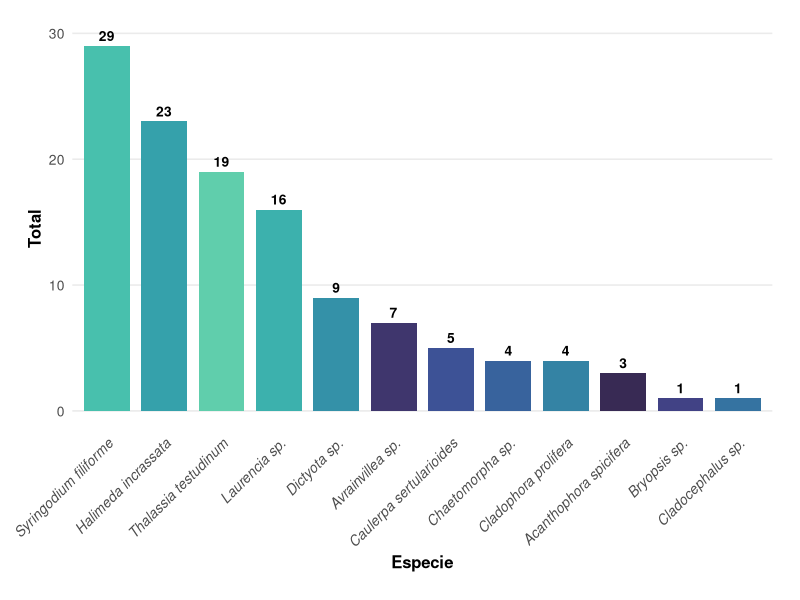
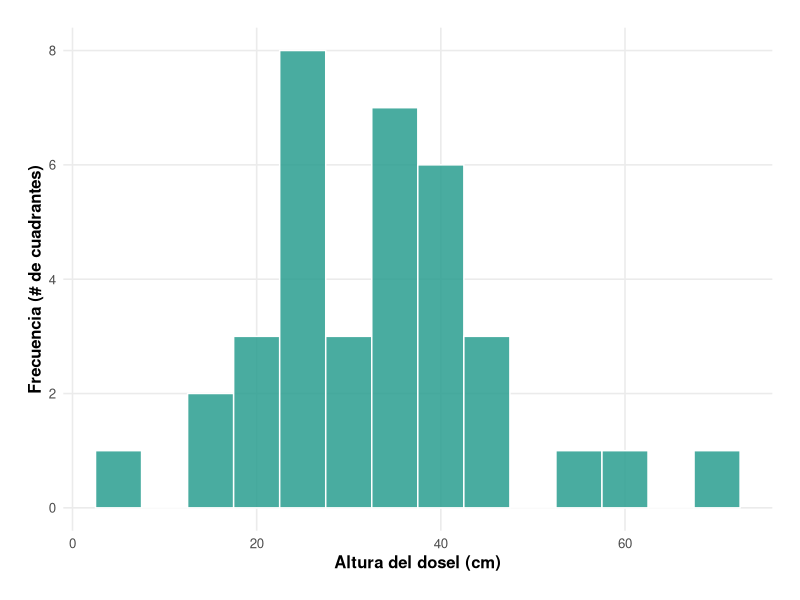
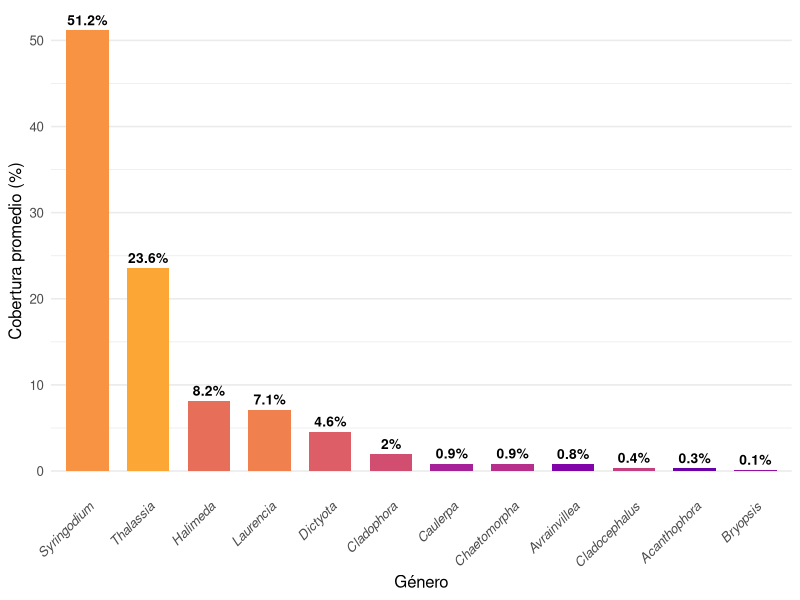

The R source for these figures, in order:
####Composición de pastos marinos y macroalgas####

library(ggplot2)
library(tidyr)
library(dplyr)

# 2. Cargar los datos
# Asegúrate de que el archivo esté en tu directorio de trabajo
datos <- read.csv("datos.csv", check.names = FALSE)

# 3. Acomodar los datos de formato ancho a formato largo para ggplot
datos_largos <- datos %>%
  pivot_longer(
    cols = -Especie, 
    names_to = "Especie_Biologica", 
    values_to = "Presencia"
  ) %>%
  # Ordenar de mayor a menor presencia para que la gráfica se vea limpia
  arrange(desc(Presencia))

# 4. Crear la gráfica de barras estética
grafica_barras <- ggplot(datos_largos, aes(x = reorder(Especie_Biologica, -Presencia), y = Presencia, fill = Especie_Biologica)) +
  geom_col(show.legend = FALSE, size = 0.08, width = 0.8) +
  # Agregar las etiquetas de los valores arriba de cada barra
  geom_text(aes(label = Presencia), vjust = -0.5, size = 3.5, fontface = "bold") +
  # Paleta de colores inspirada en tonos marinos/algas (puedes cambiarla por otra de viridis si prefieres)
  scale_fill_viridis_d(option = "mako", begin = 0.2, end = 0.8) +
  # Configurar títulos y etiquetas de los ejes
  labs(
    x = "Especie",
    y = "Total"
  ) +
  # Aplicar un tema limpio y minimalista
  theme_minimal(base_size = 12) +
  theme(
    plot.title = element_text(face = "bold", size = 14, hjust = 0.5),
    plot.subtitle = element_text(size = 11, hjust = 0.5, face = "italic", color = "gray30"),
    # Itálicas para los nombres científicos y rotación para que no se amontonen
    axis.text.x = element_text(angle = 45, hjust = 1, face = "italic", size = 10),
    axis.text.y = element_text(size = 10),
    axis.title = element_text(face = "bold"),
    panel.grid.major.x = element_blank(), # Quitamos líneas verticales para que se vea más limpio
    panel.grid.minor = element_blank(),
    plot.margin = margin(20, 20, 20, 20)
  )

# 5. Mostrar la gráfica en RStudio
print(grafica_barras)

# 6. Opcional: Guardar la gráfica en alta calidad para tu tarea
# ggsave("grafica_presencia_especies.png", plot = grafica_barras, width = 10, height = 6, dpi = 300)


#### Dosel ####
# 1. Cargar librerías
library(dplyr)
library(ggplot2)

datos_dosel <- read.csv("Cobertura.csv", check.names = FALSE)

# Opcional: Ver un resumen estadístico rápido en tu consola (Media, Mediana, Mínimo, Máximo)
summary(datos_dosel$`Dosel (cm)`)


# 4. Crear la gráfica de distribución de frecuencias (Histograma + Densidad)
grafica_dosel <- ggplot(datos_dosel, aes(x = `Dosel (cm)`)) +
  # Dibujar las barras del histograma (frecuencia de alturas)
  # 'binwidth = 5' agrupa las alturas de 5 en 5 cm (ej. de 0-5, 5-10...). 
  #Puedes cambiarlo a 2 o 3 si quieres más detalle.
  geom_histogram(aes(y = after_stat(count)), binwidth = 5, fill = "#2a9d8f", 
                 color = "white", alpha = 0.85) +
  # Añadir una línea de tendencia suave (densidad ajustada al conteo)
  #geom_density(aes(y = after_stat(count) * 5), color = "#e76f51", size = 1.2) +
  # Línea vertical para marcar la media (promedio de altura)
  #geom_vline(aes(xintercept = mean(`Dosel (cm)`)), color = "#f4a261", 
  #           linetype = "dashed", size = 1) +
  # Etiquetas de texto informativas
  #annotate("text", x = mean(datos_dosel$`Dosel (cm)`) + 8, y = 3, 
  #        label = paste("Promedio:", round(mean(datos_dosel$`Dosel (cm)`), 
  #                                         1), "cm"), 
  #         color = "#d97706", fontface = "bold", size = 3.5) +
  # Títulos y ejes
  labs(
    x = "Altura del dosel (cm)",
    y = "Frecuencia (# de cuadrantes)"
  ) +
  # Estética limpia
  theme_minimal(base_size = 12) +
  theme(
    plot.title = element_text(face = "bold", size = 14, hjust = 0.5),
    plot.subtitle = element_text(size = 10, hjust = 0.5, face = "italic", 
                                 color = "gray30"),
    axis.title = element_text(face = "bold"),
    panel.grid.minor = element_blank(),
    plot.margin = margin(20, 20, 20, 20)
  )

# 5. Mostrar la gráfica en RStudio
print(grafica_dosel)

# Guardar la gráfica en tu computadora
# ggsave("frecuencia_altura_dosel.png", plot = grafica_dosel, width = 8, height = 5, dpi = 300)


#### Cobertura ####
#Cargar librerías necesarias
library(dplyr)
library(tidyr)
library(ggplot2)
library(stringr)

#COBERTURA POR ESPECIE
#Cargar la base de datos completa
base_completa <- read.csv("Coberturatotal.csv", check.names = FALSE)
# Acomodo de datos para Cobertura por Género
datos_cobertura_genero <- base_completa %>%
  select(5:ncol(base_completa)) %>%
  pivot_longer(cols = everything(), names_to = "Especie", values_to = "Cobertura") %>%
  # Extraemos solo la primera palabra del nombre de la especie (el Género)
  mutate(Genero = word(Especie, 1)) %>%
  # Agrupamos por género y calculamos la cobertura promedio de todo el muestreo
  group_by(Genero) %>%
  summarise(Cobertura_Promedio = mean(Cobertura, na.rm = TRUE)) %>%
  arrange(desc(Cobertura_Promedio))

# Mostrar en consola la tabla de coberturas para responder cuál es el mayor
print(datos_cobertura_genero)

# Graficar Cobertura Promedio por Género
grafica_cobertura <- ggplot(datos_cobertura_genero, aes(x = 
                                                          reorder(Genero, -Cobertura_Promedio), y = Cobertura_Promedio, fill = Genero)) +
  geom_col(show.legend = FALSE, size = 0.3, width = 0.7) +
  geom_text(aes(label = paste0(round(Cobertura_Promedio, 1), "%")), 
            vjust = -0.5, size = 3.5, fontface = "bold") +
  scale_fill_viridis_d(option = "plasma", begin = 0.2, end = 0.8) +
  labs(
    x = "Género",
    y = "Cobertura promedio (%)"
  ) +
  theme_minimal(base_size = 12) +
  theme(
    axis.text.x = element_text(angle = 45, hjust = 1, face = "italic"),
    panel.grid.major.x = element_blank()
  )

print(grafica_cobertura)
